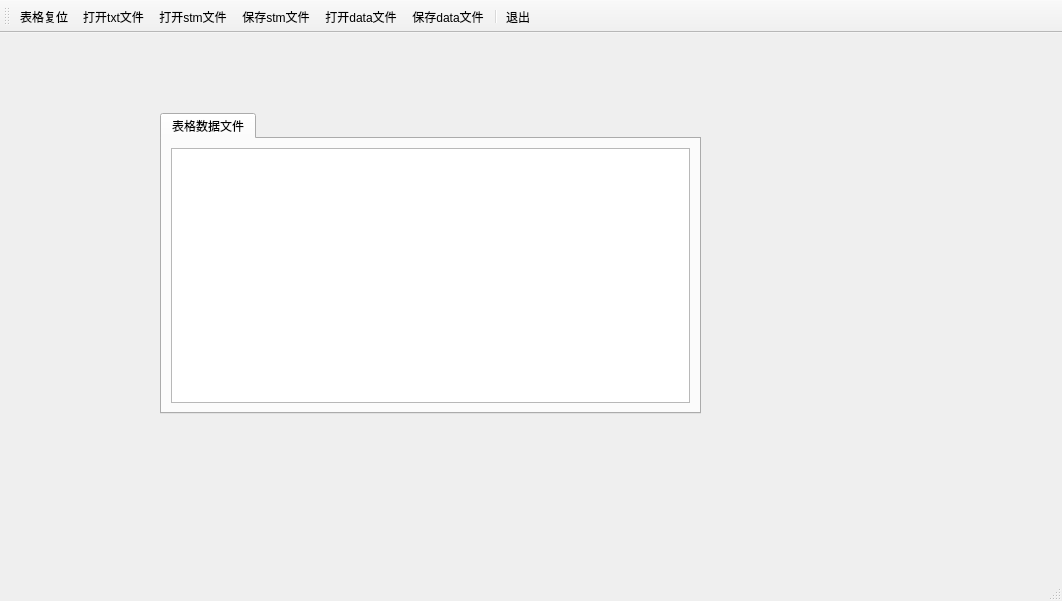
<?xml version="1.0" encoding="UTF-8"?>
<ui version="4.0">
 <class>bin_io_window</class>
 <widget class="QMainWindow" name="bin_io_window">
  <property name="geometry">
   <rect>
    <x>0</x>
    <y>0</y>
    <width>1062</width>
    <height>601</height>
   </rect>
  </property>
  <property name="windowTitle">
   <string>bin_io_window</string>
  </property>
  <widget class="QWidget" name="centralwidget">
   <widget class="QTabWidget" name="tabWidget">
    <property name="geometry">
     <rect>
      <x>160</x>
      <y>80</y>
      <width>541</width>
      <height>301</height>
     </rect>
    </property>
    <property name="currentIndex">
     <number>0</number>
    </property>
    <widget class="QWidget" name="tab">
     <attribute name="title">
      <string>表格数据文件</string>
     </attribute>
     <layout class="QGridLayout" name="gridLayout">
      <item row="0" column="0">
       <widget class="QTableView" name="tableView"/>
      </item>
     </layout>
    </widget>
   </widget>
  </widget>
  <widget class="QStatusBar" name="statusbar"/>
  <widget class="QToolBar" name="toolBar">
   <property name="windowTitle">
    <string>toolBar</string>
   </property>
   <property name="toolButtonStyle">
    <enum>Qt::ToolButtonTextUnderIcon</enum>
   </property>
   <attribute name="toolBarArea">
    <enum>TopToolBarArea</enum>
   </attribute>
   <attribute name="toolBarBreak">
    <bool>false</bool>
   </attribute>
   <addaction name="actionTableReset"/>
   <addaction name="actionTextOpen"/>
   <addaction name="actionStmOpen"/>
   <addaction name="actionStmSave"/>
   <addaction name="actionDataOpen"/>
   <addaction name="actionDataSave"/>
   <addaction name="separator"/>
   <addaction name="actionQuit"/>
  </widget>
  <action name="actionTableReset">
   <property name="icon">
    <iconset resource="text_io.qrc">
     <normaloff>:/images/text_io/100.bmp</normaloff>:/images/text_io/100.bmp</iconset>
   </property>
   <property name="text">
    <string>表格复位</string>
   </property>
  </action>
  <action name="actionStmOpen">
   <property name="icon">
    <iconset resource="text_io.qrc">
     <normaloff>:/images/text_io/122.bmp</normaloff>:/images/text_io/122.bmp</iconset>
   </property>
   <property name="text">
    <string>打开stm文件</string>
   </property>
  </action>
  <action name="actionStmSave">
   <property name="icon">
    <iconset resource="text_io.qrc">
     <normaloff>:/images/text_io/104.bmp</normaloff>:/images/text_io/104.bmp</iconset>
   </property>
   <property name="text">
    <string>保存stm文件</string>
   </property>
  </action>
  <action name="actionDataOpen">
   <property name="icon">
    <iconset resource="text_io.qrc">
     <normaloff>:/images/text_io/128.bmp</normaloff>:/images/text_io/128.bmp</iconset>
   </property>
   <property name="text">
    <string>打开data文件</string>
   </property>
  </action>
  <action name="actionDataSave">
   <property name="icon">
    <iconset resource="text_io.qrc">
     <normaloff>:/images/text_io/066.GIF</normaloff>:/images/text_io/066.GIF</iconset>
   </property>
   <property name="text">
    <string>保存data文件</string>
   </property>
  </action>
  <action name="actionQuit">
   <property name="icon">
    <iconset resource="text_io.qrc">
     <normaloff>:/images/text_io/132.bmp</normaloff>:/images/text_io/132.bmp</iconset>
   </property>
   <property name="text">
    <string>退出</string>
   </property>
  </action>
  <action name="actionTextOpen">
   <property name="icon">
    <iconset resource="text_io.qrc">
     <normaloff>:/images/text_io/29.bmp</normaloff>:/images/text_io/29.bmp</iconset>
   </property>
   <property name="text">
    <string>打开txt文件</string>
   </property>
  </action>
 </widget>
 <resources>
  <include location="text_io.qrc"/>
 </resources>
 <connections>
  <connection>
   <sender>actionQuit</sender>
   <signal>triggered()</signal>
   <receiver>bin_io_window</receiver>
   <slot>close()</slot>
   <hints>
    <hint type="sourcelabel">
     <x>-1</x>
     <y>-1</y>
    </hint>
    <hint type="destinationlabel">
     <x>530</x>
     <y>300</y>
    </hint>
   </hints>
  </connection>
 </connections>
</ui>
